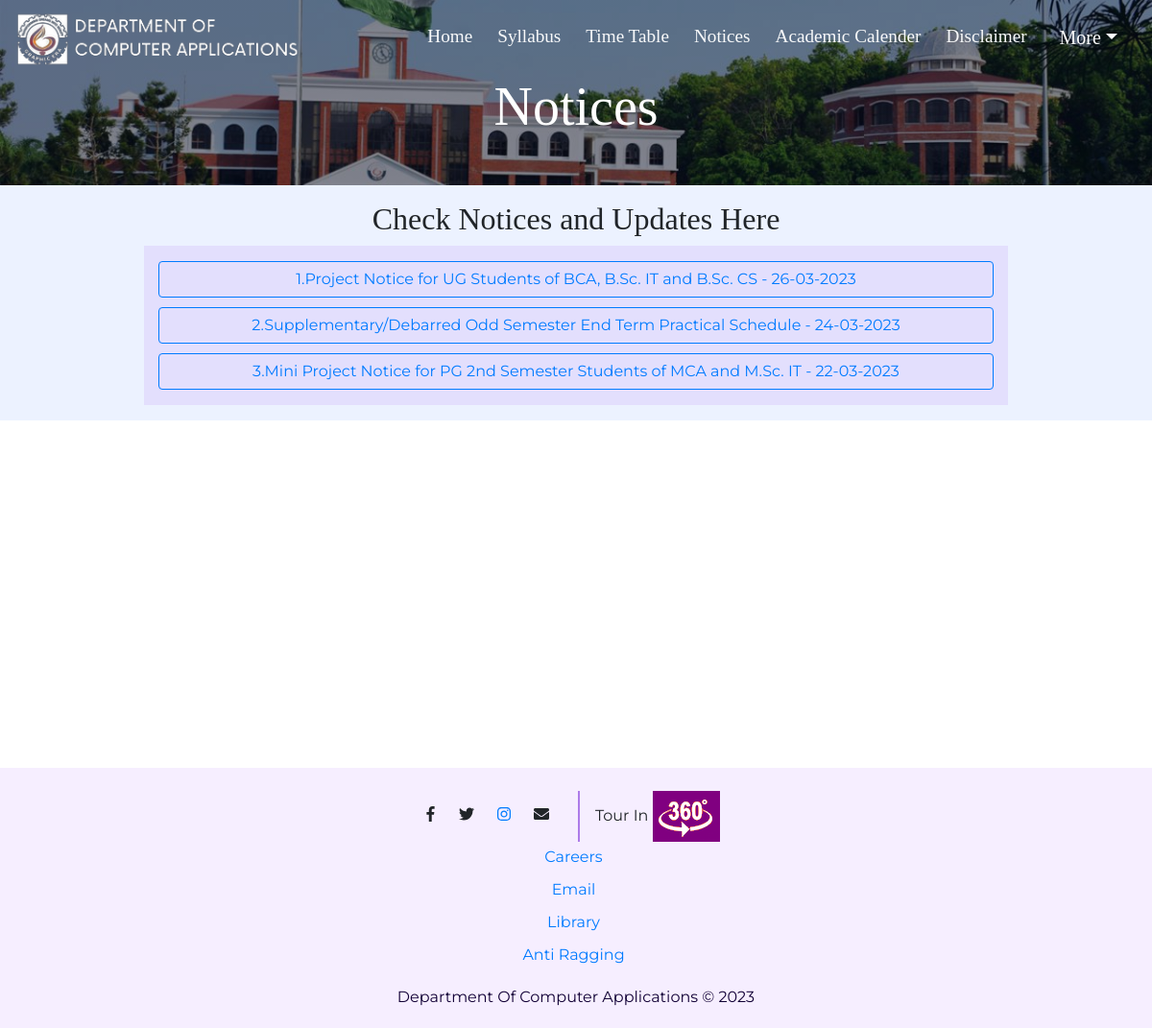
Screenshot of /geumca/notices.php with the database file from the repository.
### tables this page shows
CREATE TABLE `header` (
  `header_id` int(20) NOT NULL,
  `header_name` varchar(30) NOT NULL,
  `header_url` varchar(70) NOT NULL,
  `header_order` varchar(10) NOT NULL,
  `header_display` varchar(10) NOT NULL,
  `header_status` varchar(10) NOT NULL,
  `header_createdby` varchar(20) NOT NULL,
  `header_createdtime` varchar(30) NOT NULL,
  `header_updateby` varchar(20) NOT NULL,
  `header_updatetime` varchar(30) NOT NULL,
  `header_pagemore` varchar(5) NOT NULL,
  `header_newpagetraget` varchar(5) NOT NULL,
  `header_disableby` varchar(20) NOT NULL,
  `header_disabletime` varchar(30) NOT NULL,
  `header_disablereason` varchar(100) NOT NULL,
  `header_displaycloseby` varchar(20) NOT NULL,
  `header_displayclosetime` varchar(30) NOT NULL,
  `header_showby` varchar(20) NOT NULL,
  `header_showdatetime` varchar(30) NOT NULL
);

CREATE TABLE `notice` (
  `circular_id` int(11) NOT NULL,
  `circularno` varchar(20) NOT NULL,
  `noticeyear` varchar(10) NOT NULL,
  `noticemonth` varchar(10) NOT NULL,
  `noticesession` varchar(20) NOT NULL,
  `noticetype` varchar(10) NOT NULL,
  `subject` varchar(1000) NOT NULL,
  `file` varchar(100) NOT NULL,
  `message` varchar(5000) NOT NULL,
  `datefrom` varchar(20) NOT NULL,
  `dateto` varchar(20) NOT NULL,
  `status` varchar(10) NOT NULL,
  `disablereason` varchar(200) NOT NULL,
  `activereason` varchar(300) NOT NULL,
  `createdby` varchar(100) NOT NULL,
  `createdtime` varchar(30) NOT NULL,
  `disableby` varchar(100) NOT NULL,
  `disabletime` varchar(30) NOT NULL,
  `activeby` varchar(100) NOT NULL,
  `activetime` varchar(30) NOT NULL
);

### geumca/notices.php (the view, shortened to what this page needs)
<?php include("include/subheader.php"); ?>
      <div class="container-fluid">
        <div class="row">
            <div class="col-lg-12 text-center">
                <h1 class="text-center fw-bold display-4 mb-5">Notices</h1>
            </div>
        </div>
      </div>
  </section>
  <div class="container-fluid p-3">
    <h2>Check Notices and Updates Here </h2>
    <div class="dflex flex-column container py-3" style= "max-height: 600px; max-width: 900px;
    overflow-y: auto; background-color: #E3DFFD; ">
    <?php
  $count = 0;
   $noticequery=mysqli_query($con,"SELECT * FROM `notice` WHERE `status`='Active'  ORDER BY `circular_id` DESC");
  while($noticequeryresult=mysqli_fetch_assoc($noticequery))
    {
        $count+=1;
$id=$noticequeryresult['circular_id'];
                                  ?>
      <a class=" btn-outline-primary btn" id="notice_link"  href="view-circular.php?circular_id=<?php echo urlencode(base64_encode($id)); ?>"  target="_blank"><?php echo $count; ?>.<?php echo $noticequeryresult['subject']; ?>
     -  <?php echo  date("d-m-Y", strtotime($noticequeryresult['createdtime']));  ?> </a>
     <?php } ?>
     </div>
  </div>
    </div>
     </div>
 <?php include("include/footer.php"); ?>

### geumca/include/subheader.php (shortened to what this page needs)
<?php
    include("admin/include/config.php");
?>
<!DOCTYPE html>
<html>
<head>
  <link rel="stylesheet" href="https://cdnjs.cloudflare.com/ajax/libs/OwlCarousel2/2.3.4/assets/owl.carousel.min.css" />
  <link rel="stylesheet" href="https://cdnjs.cloudflare.com/ajax/libs/OwlCarousel2/2.3.4/assets/owl.theme.default.min.css" />
  <link rel="stylesheet" href="https://maxcdn.bootstrapcdn.com/bootstrap/4.0.0/css/bootstrap.min.css">
  <link rel="stylesheet" href="style.css">
</head>
<body>
  <div id="page-container">
    <div id="content-wrap">
  <section class="colored-section" id="sub-title">
    <div class="container-fluid">
      <nav class="navbar navbar-expand-xl navbar-dark">
      <nav class="navbar navbar-light ">
          <a class="navbar-brand" href="index.php">
              <img src="images/finallogo.png"class="logo" alt="Computer Applications">
          </a>
     </nav>
        <div class="collapse navbar-collapse" id="navbarTogglerDemo02">
          <ul class="navbar-nav ml-auto">
           <?php
$sql=mysqli_query($con,"SELECT * FROM `header` WHERE `header_status`='Active' AND `header_display`='Active' AND `header_pagemore`='No' ORDER BY `header_order` ASC");
                                        while($result=mysqli_fetch_assoc($sql))
    {
?>
            <li class="nav-item">
              <a class="nav-link text-light" href="<?php echo $result['header_url']; ?>"><?php echo $result['header_name']; ?></a>
            </li>
          <?php } ?>
              <li class="nav-item">
                <div class="dropdown">
                  <div class="dropdown-toggle py-2 btn-lg" type="button"data-toggle="dropdown" aria-haspopup="true" aria-expanded="false" style="font-family:serif;">More</div>
                </div>
              </li>
          </ul>
        </div>
      </nav>
    </div>

### geumca/style.css (style rules this page uses)
* { padding: 0%; margin: 0%; box-sizing: border-box; }
body { font-family: "Montserrat"; text-align: center; }
@media screen and (max-device-width:800px) { body { min-width:290px; width:100%; } }
h1, h2, h3, h4, h5, h6 { font-family: "Montserrat-Bold"; }
.logo { width: 300px; height: auto; }
.container-fluid>.navbar { position: relative; }
.colored-section { background-color: #ff4c68; color: #fff; }
h1 { font-size: 36px; font-weight: 600; }
.navbar { padding: 0 0 0rem; }
.navbar-brand { font-family: "Ubuntu"; font-size: 2.5rem; font-weight: bold; }
.nav-item { padding: 5px ; }
.nav-link { font-size: 1.2rem; font-family: "Montserrat-Light"; }
#title,#sub-title { background-image: linear-gradient(rgba(4,9,30,0.5),rgba(4,9,30,0.5)),url(images/geuHome.jpg); background-position: center; background-size: cover; position: relative; padding: 0% 0% 21% 0%; }
#sub-title { padding: 0 0 0% 0; }
#page-container { position: relative; min-height: 100vh; }
#content-wrap { padding-bottom:4rem; }
.dflex { display: flex; gap: 10px; }
.container-fluid.p-3 { background-color: #ECF2FF; }
#notice_link { white-space: normal; }

### rows the page displays
header: header_name "Home"
header: header_name "Syllabus"
header: header_name "Time Table"
header: header_name "Notices"
header: header_name "Academic Calender"
header: header_name "Disclaimer"
notice: subject "Project Notice for UG Students of BCA, B.Sc. IT and B.Sc. CS", createdtime "26-03-2023"
notice: subject "Supplementary/Debarred Odd Semester End Term Practical Schedule", createdtime "24-03-2023"
notice: subject "Mini Project Notice for PG 2nd Semester Students of MCA and M.Sc. IT", createdtime "22-03-2023"
